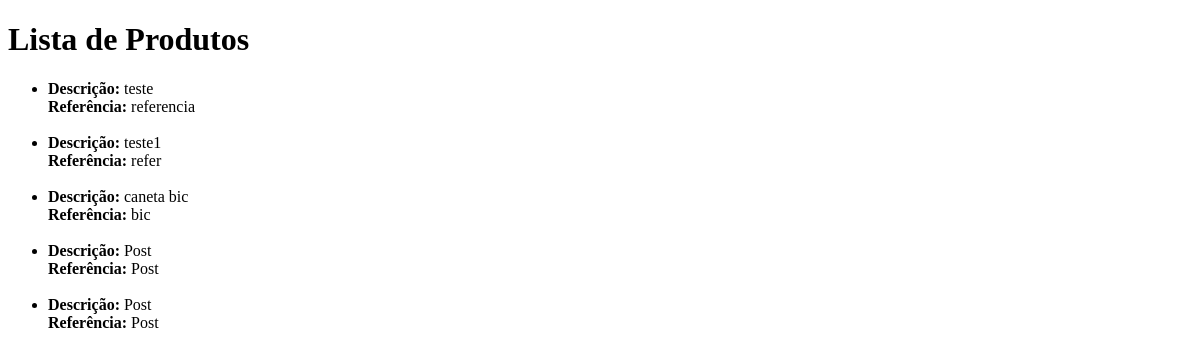
Page /produtos/listar/ on the earlier database version.
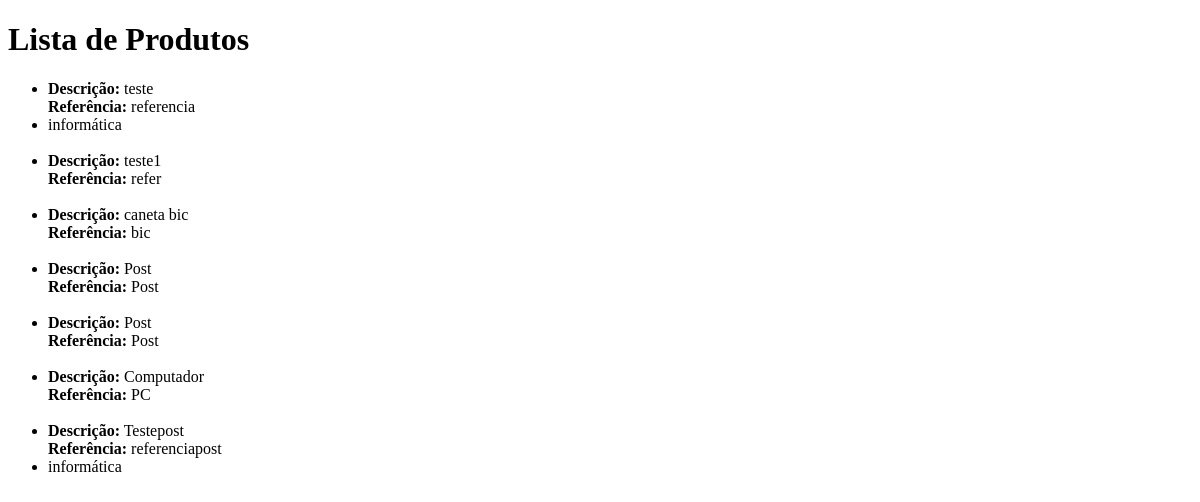
Same page on the later database version.
### produtos/models.py (models this page shows)
class Produto(models.Model):
    Descricao = models.CharField(max_length=200)
    Referencia = models.CharField(max_length=30)
    Valor = models.DecimalField(decimal_places=2,max_digits=1000)
    Ativo = models.BooleanField(default=True)
    categorias = models.ManyToManyField(Categoria, related_name='produtos')

class Categoria(models.Model):
    Descricao = models.CharField(max_length=200)

### produtos/views.py (the view)
# urls.py: path("listar/", views.produtos, name="listar"),
def produtos(request):
    produtos = Produto.objects.prefetch_related('categorias').all()
    return render(request,"produtos.html",{"produtos": produtos})

### produtos/templates/produtos.html (shortened to what this page needs)
<!DOCTYPE html>
<html lang="en">
<head>
</head>
<body>
    <h1>Lista de Produtos</h1>
    <ul>
        {% for produto in produtos %}
            <li>
                <strong>Descrição:</strong> {{ produto.Descricao }} <br>
                <strong>Referência:</strong> {{ produto.Referencia }} <br>
                {% for categoria in produto.categorias.all %}
                    <li>{{ categoria.Descricao }}</li>
                {% endfor %}
            </li>
            <br>
        {% endfor %}
    </ul>
</body>
</html>

Differences in the rows shown:
added Categoria: Descricao "informática"
added Produto: Descricao "Computador", Referencia "PC"
added Produto: Descricao "Testepost", Referencia "referenciapost"
